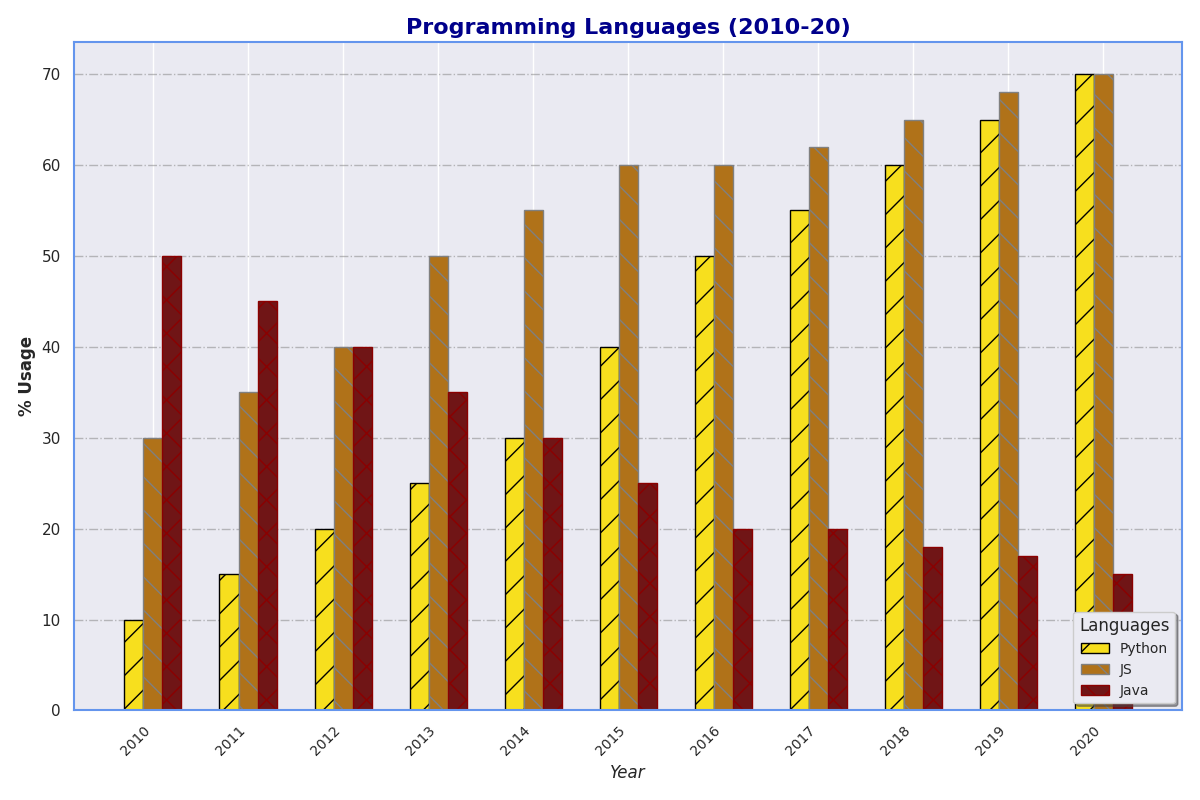

The script that drew this image:
import matplotlib.pyplot as plt
import numpy as np

years = np.arange(2010, 2021)
python = np.array([10, 15, 20, 25, 30, 40, 50, 55, 60, 65, 70])
javascript = np.array([30, 35, 40, 50, 55, 60, 60, 62, 65, 68, 70])
java = np.array([50, 45, 40, 35, 30, 25, 20, 20, 18, 17, 15])

bar_width = 0.2

r1 = np.arange(len(years))
r2 = [x + bar_width for x in r1]
r3 = [x + bar_width for x in r2]

colors = ['#F7DF1E', '#b07219', '#701516']  # Keeping the same colors

fig, ax = plt.subplots(figsize=(12, 8))

# Altering different styles for bars
ax.bar(r1, python, color=colors[0], width=bar_width, label='Python', edgecolor='black', hatch='/')
ax.bar(r2, javascript, color=colors[1], width=bar_width, label='JS', edgecolor='gray', hatch='\\')
ax.bar(r3, java, color=colors[2], width=bar_width, label='Java', edgecolor='darkred', hatch='x')

# Styling changes
ax.set_title('Programming Languages (2010-20)', fontsize=16, fontweight='bold', color='darkblue')
ax.set_xlabel('Year', fontsize=12, style='italic')
ax.set_ylabel('% Usage', fontsize=12, fontweight='bold')

ax.legend(loc='lower right', title='Languages', fontsize=10, title_fontsize='12', shadow=True)

ax.set_xticks([r + bar_width for r in range(len(years))])
ax.set_xticklabels(years, rotation=45, ha="right", fontsize=10)

ax.grid(axis='y', linestyle='-.', alpha=0.5, color='grey')

for spine in ax.spines.values():
    spine.set_visible(True)
    spine.set_linewidth(1.5)
    spine.set_color('cornflowerblue')

plt.tight_layout()
plt.show()
